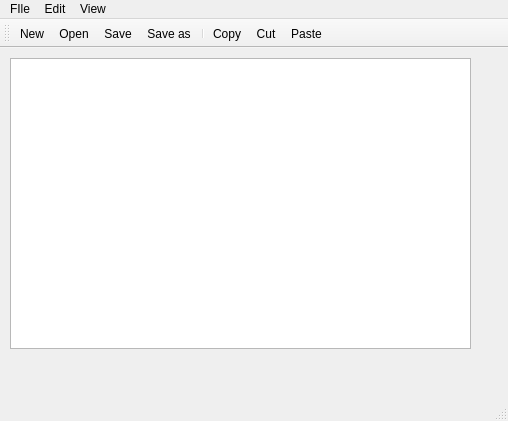
<?xml version="1.0" encoding="UTF-8"?>
<ui version="4.0">
 <class>MainWindow</class>
 <widget class="QMainWindow" name="MainWindow">
  <property name="geometry">
   <rect>
    <x>0</x>
    <y>0</y>
    <width>508</width>
    <height>421</height>
   </rect>
  </property>
  <property name="windowTitle">
   <string>MainWindow</string>
  </property>
  <widget class="QWidget" name="centralwidget">
   <widget class="QPlainTextEdit" name="plainTextEdit">
    <property name="geometry">
     <rect>
      <x>10</x>
      <y>10</y>
      <width>461</width>
      <height>291</height>
     </rect>
    </property>
   </widget>
  </widget>
  <widget class="QMenuBar" name="menubar">
   <property name="geometry">
    <rect>
     <x>0</x>
     <y>0</y>
     <width>508</width>
     <height>22</height>
    </rect>
   </property>
   <widget class="QMenu" name="menuFIle">
    <property name="title">
     <string>FIle</string>
    </property>
    <addaction name="actionNew"/>
    <addaction name="actionOpen"/>
    <addaction name="actionSave"/>
    <addaction name="actionSave_as"/>
    <addaction name="separator"/>
    <addaction name="actionExit"/>
   </widget>
   <widget class="QMenu" name="menuEdit">
    <property name="title">
     <string>Edit</string>
    </property>
    <addaction name="actionCopy"/>
    <addaction name="actionCut"/>
    <addaction name="actionPaste"/>
    <addaction name="separator"/>
    <addaction name="actionSelect_all"/>
    <addaction name="actionSelect_none"/>
   </widget>
   <widget class="QMenu" name="menuView">
    <property name="title">
     <string>View</string>
    </property>
    <addaction name="actionToolbar_top"/>
    <addaction name="actionToolbar_bottom"/>
    <addaction name="actionToolbar_left"/>
    <addaction name="actionToolbar_right"/>
    <addaction name="separator"/>
    <addaction name="actionToolbar_floatable"/>
    <addaction name="actionToolbar_movable"/>
   </widget>
   <addaction name="menuFIle"/>
   <addaction name="menuEdit"/>
   <addaction name="menuView"/>
  </widget>
  <widget class="QStatusBar" name="statusbar"/>
  <widget class="QToolBar" name="toolBar">
   <property name="windowTitle">
    <string>toolBar</string>
   </property>
   <attribute name="toolBarArea">
    <enum>TopToolBarArea</enum>
   </attribute>
   <attribute name="toolBarBreak">
    <bool>false</bool>
   </attribute>
   <addaction name="actionNew"/>
   <addaction name="actionOpen"/>
   <addaction name="actionSave"/>
   <addaction name="actionSave_as"/>
   <addaction name="separator"/>
   <addaction name="actionCopy"/>
   <addaction name="actionCut"/>
   <addaction name="actionPaste"/>
  </widget>
  <action name="actionNew">
   <property name="icon">
    <iconset resource="resources.qrc">
     <normaloff>:/files/images/new.png</normaloff>:/files/images/new.png</iconset>
   </property>
   <property name="text">
    <string>New</string>
   </property>
  </action>
  <action name="actionOpen">
   <property name="icon">
    <iconset resource="resources.qrc">
     <normaloff>:/files/images/open.png</normaloff>:/files/images/open.png</iconset>
   </property>
   <property name="text">
    <string>Open</string>
   </property>
  </action>
  <action name="actionSave">
   <property name="icon">
    <iconset resource="resources.qrc">
     <normaloff>:/files/images/save.png</normaloff>:/files/images/save.png</iconset>
   </property>
   <property name="text">
    <string>Save</string>
   </property>
  </action>
  <action name="actionSave_as">
   <property name="icon">
    <iconset resource="resources.qrc">
     <normaloff>:/files/images/saveas.png</normaloff>:/files/images/saveas.png</iconset>
   </property>
   <property name="text">
    <string>Save as</string>
   </property>
  </action>
  <action name="actionExit">
   <property name="text">
    <string>Exit</string>
   </property>
  </action>
  <action name="actionCopy">
   <property name="icon">
    <iconset resource="resources.qrc">
     <normaloff>:/files/images/copy.png</normaloff>:/files/images/copy.png</iconset>
   </property>
   <property name="text">
    <string>Copy</string>
   </property>
  </action>
  <action name="actionCut">
   <property name="icon">
    <iconset resource="resources.qrc">
     <normaloff>:/files/images/cut.png</normaloff>:/files/images/cut.png</iconset>
   </property>
   <property name="text">
    <string>Cut</string>
   </property>
  </action>
  <action name="actionPaste">
   <property name="icon">
    <iconset resource="resources.qrc">
     <normaloff>:/files/images/paste.png</normaloff>:/files/images/paste.png</iconset>
   </property>
   <property name="text">
    <string>Paste</string>
   </property>
  </action>
  <action name="actionSelect_all">
   <property name="icon">
    <iconset resource="resources.qrc">
     <normaloff>:/files/images/selectall.png</normaloff>:/files/images/selectall.png</iconset>
   </property>
   <property name="text">
    <string>Select all</string>
   </property>
  </action>
  <action name="actionSelect_none">
   <property name="icon">
    <iconset resource="resources.qrc">
     <normaloff>:/files/images/selectnone.png</normaloff>:/files/images/selectnone.png</iconset>
   </property>
   <property name="text">
    <string>Select none</string>
   </property>
  </action>
  <action name="actionToolbar_top">
   <property name="text">
    <string>Toolbar top</string>
   </property>
  </action>
  <action name="actionToolbar_bottom">
   <property name="text">
    <string>Toolbar bottom</string>
   </property>
  </action>
  <action name="actionToolbar_left">
   <property name="text">
    <string>Toolbar left</string>
   </property>
  </action>
  <action name="actionToolbar_right">
   <property name="text">
    <string>Toolbar right</string>
   </property>
  </action>
  <action name="actionToolbar_floatable">
   <property name="checkable">
    <bool>true</bool>
   </property>
   <property name="text">
    <string>Toolbar floatable</string>
   </property>
  </action>
  <action name="actionToolbar_movable">
   <property name="checkable">
    <bool>true</bool>
   </property>
   <property name="text">
    <string>Toolbar movable</string>
   </property>
  </action>
 </widget>
 <resources>
  <include location="resources.qrc"/>
 </resources>
 <connections/>
</ui>
